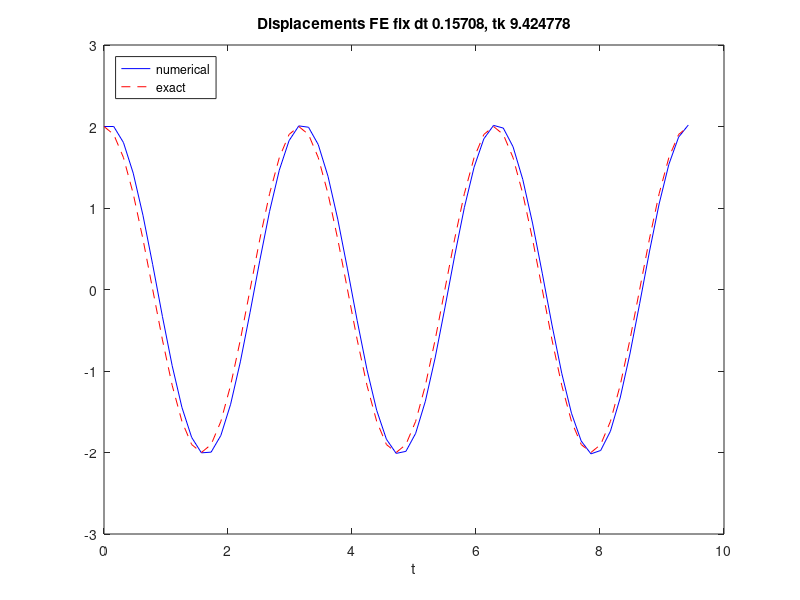

This figure's MATLAB source:
% Almost the same code as in pure FE version, but with almost "magic" fix.
% In the loop below in second equation u(n+1) is used instead of u(n). This
% results in Semi-implicit Euler method, that is far more effective for
% considered system.

omega0 = 2;

% Initial condition
X_0 = 2;

T0 = 2*pi/omega0;
dt = T0/20;
tk = 3*T0;

N_t = floor(tk/dt);
t = linspace(0, N_t*dt, N_t+1);
u = zeros(N_t+1, 1);
v = zeros(N_t+1, 1);
u(1) = X_0;
v(1) = 0;

% Step equations forward in time
for n = 1:N_t
    u(n+1) = u(n) + dt*v(n);
    v(n+1) = v(n) - dt*omega0^2*u(n+1);
end
figure
plot(t, u, 'b-', t, X_0*cos(omega0*t), 'r--');
legend('numerical', 'exact', 'Location','northwest');
title(sprintf('Displacements FE fix dt %g, tk %f', dt, tk))
xlabel('t');
% print('tmp', '-dpdf'); print('tmp', '-dpng');